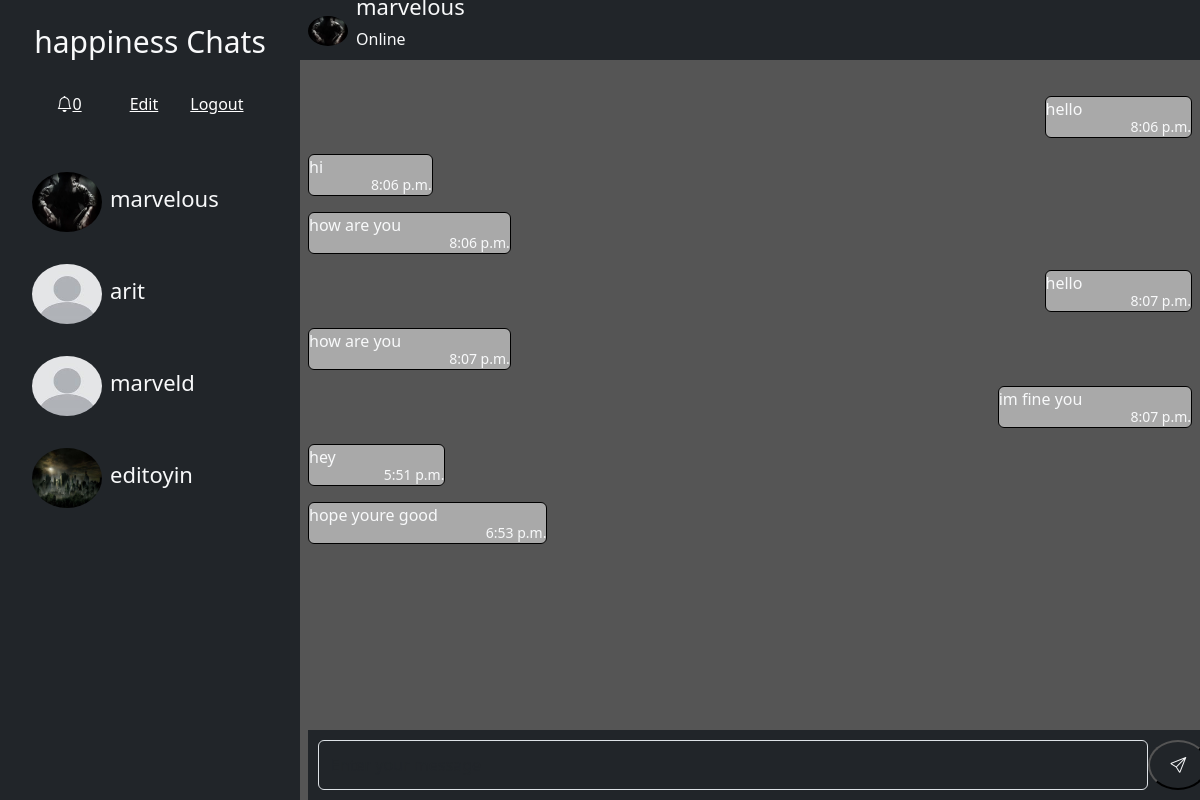
The page /chat/a17ef0cd-3636-4af5-b4b8-cec22ea89c6f/ (signed in) on the database its author committed.
### chat/models.py (models this page shows, shortened)
class Profile(models.Model):
    user = models.OneToOneField(User,on_delete=models.CASCADE, blank = True, null = True)
    name = models.CharField(max_length=120, blank = True, null = True)
    profile_pic = models.ImageField( default='images.jpeg' ,upload_to='profiles', blank = True, null = True)
    bio = models.TextField(blank = True, null = True)
    email = models.EmailField(blank = True, null = True)
    isonline = models.BooleanField(default=False, null = True)
    id = models.UUIDField(default= uuid.uuid4, editable= False, unique=True, primary_key=True)

class Chatmodel(models.Model):
    username = models.CharField(max_length= 120, blank = True, null = True)
    thread_name = models.CharField(max_length = 120, blank = True, null = True )
    message = models.TextField(blank = True, null = True)
    is_read = models.BooleanField(default = False, null = True, blank = True)
    timestamp = models.TimeField(auto_now_add=True)

### chat/views.py (the view)
# urls.py: path('chat/<str:pk>/', ProfileDetail.as_view(), name='Profile'),
class ProfileDetail(LoginRequiredMixin, DetailView):
    model = Profile
    context_object_name = 'profile'
    template_name = 'chat/chatuser.html'
    def get_context_data(self, **kwargs):
        context = super().get_context_data(**kwargs)
        context['profiles'] = Profile.objects.exclude(user = self.request.user)
        profileid = context['profile'].user.id
        userid = self.request.user.id
        if profileid > userid:
            thread_name = f'{profileid}-{userid}'
        else:
            thread_name = f'{userid}-{profileid}'
        context['chats'] = Chatmodel.objects.filter(thread_name = thread_name)
        context['not'] = Chatnotification.objects.filter(is_seen = False, profile = self.request.user.profile).count()
        return  context

### chat/templates/chat/chatuser.html (shortened to what this page needs)
<!DOCTYPE html>
{% load static %}
<html lang="en" class="h-100">
<head>
    <link rel="stylesheet" href='{% static "css/bootstrap.min.css" %}'>
    <link rel="stylesheet" href="https://cdn.jsdelivr.net/npm/bootstrap-icons@1.10.5/font/bootstrap-icons.css">
</head>
<body class="h-100 bg-dark text-light" >
   <div class="h-100 m-0 w-100">
       <div class=" h-100 d1">
          <div class=" scroll-container p-4 d3" style="overflow: auto; " >
            <div class="d-block w-100 mb-4">
                <h1 class="mb-3 d-flex justify-content-center" style="font-size: 30px;">{{request.user.username}} Chats</h1>
                <div class="d-flex justify-content-center">
                    <a href="" class="d-flex justify-content-start mt-3 me-5"><i class="bi bi-bell"></i> <p id="count">{{not}}</p></a>
                    <a class="d-flex justify-content-center mt-3 me-3" href="{% url 'Edit' request.user.profile.id %}">Edit </a>
                    <a class="d-flex justify-content-end mt-3 ms-3"  href="{% url 'Logout' %}">Logout</a>
                </div>
            </div>
            <div class="d-block mb-3" >
               {% for profile in profiles %}
               <a href="{% url 'Profile' profile.id %}" class="display-6 text-decoration-none d-flex hover">
                <div class="d-flex border-black justify-content-start w-75 ">
                    <img src="{{profile.profile_pic.url}}" alt="" class="img-fluid rounded-circle mx-2 mb-3 mt-3" style="height:60px;width:70px; ">
                    <div class="d-flex align-items-center">
                        <h2 class="display-6 text-light" style="font-size:22px" >{{profile.user.username}}</h2>
                    </div>
                </div>
               </a>
                {% endfor %}
            </div>
          </div >
        <div class='d2 scroll-container  ' >
           <div class="top bg-dark">
            <img src="{{profile.profile_pic.url}}" alt="" class="img-fluid rounded-circle mx-2 mb-3 mt-3" style="height:30px;width:40px; ">
            <div class="d-flex align-items-center">
                <div class="d-block">
                <h2 class="display-6 text-light " style="font-size:22px" >{{profile.user.username}}</h2>
                {% if profile.isonline %}
                <p id="online" >Online</p>
                {% endif %}
            </div>
            </div>
           </div>
            <div id="message-div" class="d-block mt-5  w-100 ms-2 me-2 mb-5 " style="height: fit-content;" style="margin-top: 40%;">
                {% for chat in chats %}
                {% if request.user.username == chat.username %}
                <div class="d-flex justify-content-end mb-3">
                {% else %}
                <div class="d-flex justify-content-start mb-3  ">
                {% endif %}
                    <div class="border border-black rounded d-flex" style="background-color: darkgray;">
                        <p class="me-5">{{chat.message}}</p>
                        <small class="d-flex align-items-end">{{chat.timestamp}}</small>
                    </div>
                </div>
                {% endfor %}
                    <div class="message-bar bg-dark  ">
                        <form id="form" action="" >
                            <div class="d-flex">
                                <input type="text" class="form-control bg-dark text-light" style="width:70%" placeholder="Enter your message" name="message">
                                <button class="rounded-circle bg-dark text-light" style="width:60px;height:50px;"><i class="bi bi-send"></i></button>
                            </div>
                        </form>
                       </div>
                </div>
                </div>
            </div>
       </div>
</body>
</html>

### chat/templates/chat/chatuser.html (style rules this page uses)
.scroll-container { scrollbar-width: thin; scrollbar-color:black }
.d1 { display:flex; }
.d2 { display:flex; width:75%; overflow-y:auto; background-color: #555555; }
.d3 { width:25%; }
.message-bar { position:fixed; bottom:0; right: 30; width: 100.5%; padding: 10px; text-align: center; }
a { color:white; }
.top { display: flex; position: fixed; top: 0; right: 30; width:100%; height:60px; }
.mt-5 { margin-top: 6rem!important; }
.mb-5 { margin-bottom: 8rem!important; }

### rows shown on the page
Profile: profile_pic (picture), user.username "marvelous"
Profile: profile_pic (picture), user.username "arit"
Profile: profile_pic (picture), user.username "marveld"
Profile: profile_pic (picture), user.username "editoyin"
Chatmodel: message "hello", timestamp "8:06 p.m."
Chatmodel: message "hi", timestamp "8:06 p.m."
Chatmodel: message "how are you", timestamp "8:06 p.m."
Chatmodel: message "hello", timestamp "8:07 p.m."
Chatmodel: message "how are you", timestamp "8:07 p.m."
Chatmodel: message "im fine you", timestamp "8:07 p.m."
Chatmodel: message "hey", timestamp "5:51 p.m."
Chatmodel: message "hope youre good", timestamp "6:53 p.m."

### other values the page prints
{{ request.user.username }} "happiness"
{{ not }} "0"
